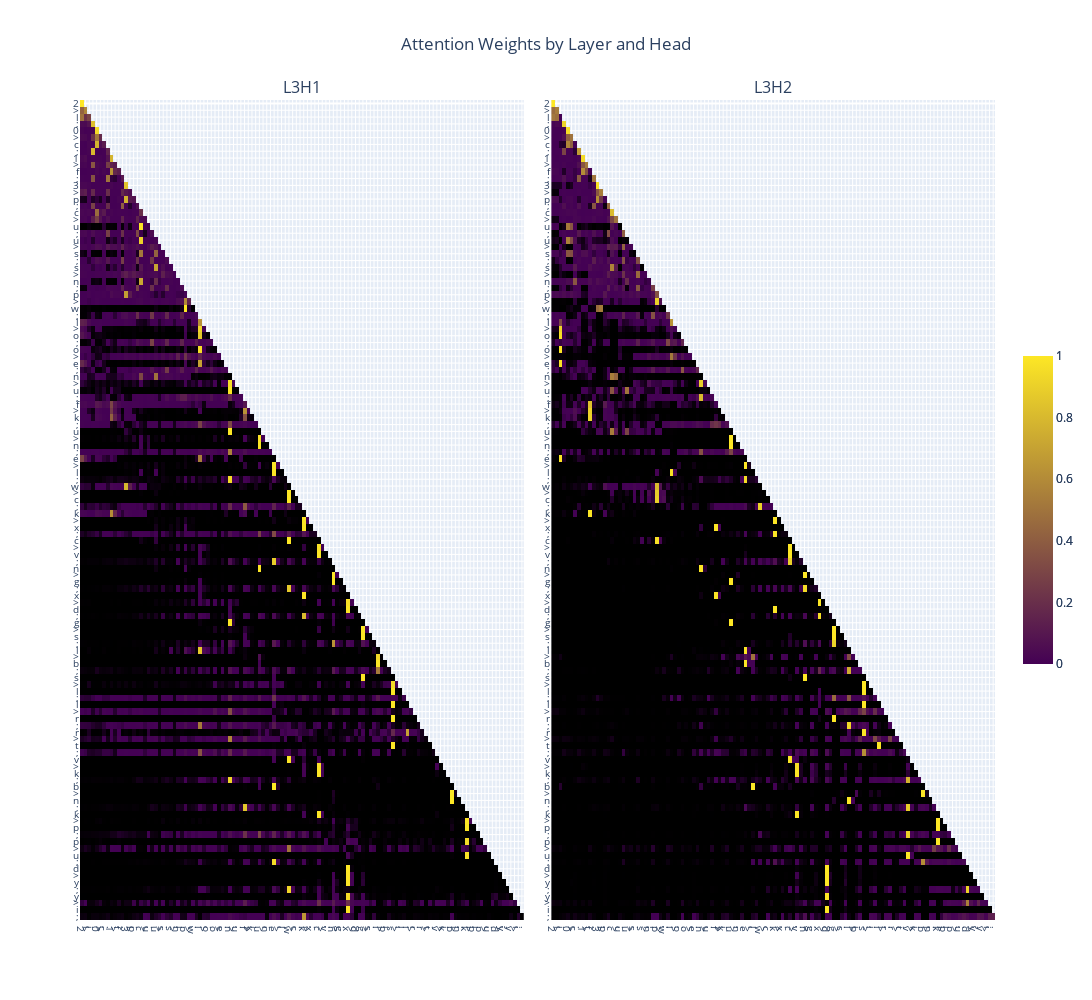

The cell this chart's notebook holds for it:
### Markdown cell above
### Layer 3

### Code cell
weights = [attn_weight.detach().cpu().numpy()[0] for attn_weight in attn_weights]
plotly_fig = get_fig(weights, list(prompt), selected_layers=[2], selected_heads=[0, 1], selected_x_toks=list(range(120)), selected_y_toks=list(range(120)))
plotly_fig.show()

### Figure 1 — Plotly figure (JSON) as saved in the notebook; plotly's stock layout.template omitted (floating-point values rounded to 4 significant figures; data arrays with more than 128 entries replaced by an {"elided": "..."} marker saying what was removed)
{"data": [{"colorbar": {"len": 0.4}, "colorscale": [[0, "black"], [0.001, "rgb(68,1,84)"], [1, "rgb(253,231,37)"]], "type": "heatmap", "x": [0, 1, 2, 3, 4, 5, 6, 7, 8, 9, 10, 11, 12, 13, 14, 15, 16, 17, 18, 19, 20, 21, 22, 23, 24, 25, 26, 27, 28, 29, 30, 31, 32, 33, 34, 35, 36, 37, 38, 39, 40, 41, 42, 43, 44, 45, 46, 47, 48, 49, 50, 51, 52, 53, 54, 55, 56, 57, 58, 59, 60, 61, 62, 63, 64, 65, 66, 67, 68, 69, 70, 71, 72, 73, 74, 75, 76, 77, 78, 79, 80, 81, 82, 83, 84, 85, 86, 87, 88, 89, 90, 91, 92, 93, 94, 95, 96, 97, 98, 99, 100, 101, 102, 103, 104, 105, 106, 107, 108, 109, 110, 111, 112, 113, 114, 115, 116, 117, 118, 119], "xaxis": "x", "y": [0, 1, 2, 3, 4, 5, 6, 7, 8, 9, 10, 11, 12, 13, 14, 15, 16, 17, 18, 19, 20, 21, 22, 23, 24, 25, 26, 27, 28, 29, 30, 31, 32, 33, 34, 35, 36, 37, 38, 39, 40, 41, 42, 43, 44, 45, 46, 47, 48, 49, 50, 51, 52, 53, 54, 55, 56, 57, 58, 59, 60, 61, 62, 63, 64, 65, 66, 67, 68, 69, 70, 71, 72, 73, 74, 75, 76, 77, 78, 79, 80, 81, 82, 83, 84, 85, 86, 87, 88, 89, 90, 91, 92, 93, 94, 95, 96, 97, 98, 99, 100, 101, 102, 103, 104, 105, 106, 107, 108, 109, 110, 111, 112, 113, 114, 115, 116, 117, 118, 119], "yaxis": "y", "z": {"elided": "120x120 float values"}, "zmax": 1, "zmin": 0}, {"colorbar": {"len": 0.4}, "colorscale": [[0, "black"], [0.001, "rgb(68,1,84)"], [1, "rgb(253,231,37)"]], "type": "heatmap", "x": [0, 1, 2, 3, 4, 5, 6, 7, 8, 9, 10, 11, 12, 13, 14, 15, 16, 17, 18, 19, 20, 21, 22, 23, 24, 25, 26, 27, 28, 29, 30, 31, 32, 33, 34, 35, 36, 37, 38, 39, 40, 41, 42, 43, 44, 45, 46, 47, 48, 49, 50, 51, 52, 53, 54, 55, 56, 57, 58, 59, 60, 61, 62, 63, 64, 65, 66, 67, 68, 69, 70, 71, 72, 73, 74, 75, 76, 77, 78, 79, 80, 81, 82, 83, 84, 85, 86, 87, 88, 89, 90, 91, 92, 93, 94, 95, 96, 97, 98, 99, 100, 101, 102, 103, 104, 105, 106, 107, 108, 109, 110, 111, 112, 113, 114, 115, 116, 117, 118, 119], "xaxis": "x2", "y": [0, 1, 2, 3, 4, 5, 6, 7, 8, 9, 10, 11, 12, 13, 14, 15, 16, 17, 18, 19, 20, 21, 22, 23, 24, 25, 26, 27, 28, 29, 30, 31, 32, 33, 34, 35, 36, 37, 38, 39, 40, 41, 42, 43, 44, 45, 46, 47, 48, 49, 50, 51, 52, 53, 54, 55, 56, 57, 58, 59, 60, 61, 62, 63, 64, 65, 66, 67, 68, 69, 70, 71, 72, 73, 74, 75, 76, 77, 78, 79, 80, 81, 82, 83, 84, 85, 86, 87, 88, 89, 90, 91, 92, 93, 94, 95, 96, 97, 98, 99, 100, 101, 102, 103, 104, 105, 106, 107, 108, 109, 110, 111, 112, 113, 114, 115, 116, 117, 118, 119], "yaxis": "y2", "z": {"elided": "120x120 float values"}, "zmax": 1, "zmin": 0}], "layout": {"annotations": [{"font": {"size": 16}, "showarrow": false, "text": "L3H1", "x": 0.2425, "xanchor": "center", "xref": "paper", "y": 1, "yanchor": "bottom", "yref": "paper"}, {"font": {"size": 16}, "showarrow": false, "text": "L3H2", "x": 0.7575, "xanchor": "center", "xref": "paper", "y": 1, "yanchor": "bottom", "yref": "paper"}], "height": 1000, "showlegend": false, "title": {"text": "Attention Weights by Layer and Head", "x": 0.5}, "width": 2000, "xaxis": {"anchor": "y", "domain": [0, 0.485], "tickfont": {"size": 10}, "tickmode": "array", "ticktext": ["2", ">", "l", ";", "0", ">", "c", ";", "1", ">", "f", ";", "3", ">", "p", ";", "c", ">", "u", ";", "u", ">", "s", ";", "s", ">", "n", ";", "p", ">", "w", ";", "l", ">", "o", ";", "o", ">", "e", ";", "n", ">", "u", ";", "f", ">", "k", ";", "u", ">", "n", ";", "e", ">", "l", ";", "w", ">", "c", ";", "k", ">", "x", ";", "c", ">", "v", ";", "n", ">", "g", ";", "x", ">", "d", ";", "g", ">", "s", ";", "l", ">", "b", ";", "s", ">", "l", ";", "l", ">", "r", ";", "r", ">", "t", ";", "v", ">", "k", ";", "b", ">", "n", ";", "k", ">", "p", ";", "p", ">", "u", ";", "d", ">", "y", ";", "y", ">", "i", ";"], "tickvals": [0, 1, 2, 3, 4, 5, 6, 7, 8, 9, 10, 11, 12, 13, 14, 15, 16, 17, 18, 19, 20, 21, 22, 23, 24, 25, 26, 27, 28, 29, 30, 31, 32, 33, 34, 35, 36, 37, 38, 39, 40, 41, 42, 43, 44, 45, 46, 47, 48, 49, 50, 51, 52, 53, 54, 55, 56, 57, 58, 59, 60, 61, 62, 63, 64, 65, 66, 67, 68, 69, 70, 71, 72, 73, 74, 75, 76, 77, 78, 79, 80, 81, 82, 83, 84, 85, 86, 87, 88, 89, 90, 91, 92, 93, 94, 95, 96, 97, 98, 99, 100, 101, 102, 103, 104, 105, 106, 107, 108, 109, 110, 111, 112, 113, 114, 115, 116, 117, 118, 119], "type": "linear"}, "xaxis2": {"anchor": "y2", "domain": [0.515, 1], "tickfont": {"size": 10}, "tickmode": "array", "ticktext": ["2", ">", "l", ";", "0", ">", "c", ";", "1", ">", "f", ";", "3", ">", "p", ";", "c", ">", "u", ";", "u", ">", "s", ";", "s", ">", "n", ";", "p", ">", "w", ";", "l", ">", "o", ";", "o", ">", "e", ";", "n", ">", "u", ";", "f", ">", "k", ";", "u", ">", "n", ";", "e", ">", "l", ";", "w", ">", "c", ";", "k", ">", "x", ";", "c", ">", "v", ";", "n", ">", "g", ";", "x", ">", "d", ";", "g", ">", "s", ";", "l", ">", "b", ";", "s", ">", "l", ";", "l", ">", "r", ";", "r", ">", "t", ";", "v", ">", "k", ";", "b", ">", "n", ";", "k", ">", "p", ";", "p", ">", "u", ";", "d", ">", "y", ";", "y", ">", "i", ";"], "tickvals": [0, 1, 2, 3, 4, 5, 6, 7, 8, 9, 10, 11, 12, 13, 14, 15, 16, 17, 18, 19, 20, 21, 22, 23, 24, 25, 26, 27, 28, 29, 30, 31, 32, 33, 34, 35, 36, 37, 38, 39, 40, 41, 42, 43, 44, 45, 46, 47, 48, 49, 50, 51, 52, 53, 54, 55, 56, 57, 58, 59, 60, 61, 62, 63, 64, 65, 66, 67, 68, 69, 70, 71, 72, 73, 74, 75, 76, 77, 78, 79, 80, 81, 82, 83, 84, 85, 86, 87, 88, 89, 90, 91, 92, 93, 94, 95, 96, 97, 98, 99, 100, 101, 102, 103, 104, 105, 106, 107, 108, 109, 110, 111, 112, 113, 114, 115, 116, 117, 118, 119], "type": "linear"}, "yaxis": {"anchor": "x", "autorange": "reversed", "domain": [0, 1], "tickfont": {"size": 10}, "tickmode": "array", "ticktext": ["2", ">", "l", ";", "0", ">", "c", ";", "1", ">", "f", ";", "3", ">", "p", ";", "c", ">", "u", ";", "u", ">", "s", ";", "s", ">", "n", ";", "p", ">", "w", ";", "l", ">", "o", ";", "o", ">", "e", ";", "n", ">", "u", ";", "f", ">", "k", ";", "u", ">", "n", ";", "e", ">", "l", ";", "w", ">", "c", ";", "k", ">", "x", ";", "c", ">", "v", ";", "n", ">", "g", ";", "x", ">", "d", ";", "g", ">", "s", ";", "l", ">", "b", ";", "s", ">", "l", ";", "l", ">", "r", ";", "r", ">", "t", ";", "v", ">", "k", ";", "b", ">", "n", ";", "k", ">", "p", ";", "p", ">", "u", ";", "d", ">", "y", ";", "y", ">", "i", ";"], "tickvals": [0, 1, 2, 3, 4, 5, 6, 7, 8, 9, 10, 11, 12, 13, 14, 15, 16, 17, 18, 19, 20, 21, 22, 23, 24, 25, 26, 27, 28, 29, 30, 31, 32, 33, 34, 35, 36, 37, 38, 39, 40, 41, 42, 43, 44, 45, 46, 47, 48, 49, 50, 51, 52, 53, 54, 55, 56, 57, 58, 59, 60, 61, 62, 63, 64, 65, 66, 67, 68, 69, 70, 71, 72, 73, 74, 75, 76, 77, 78, 79, 80, 81, 82, 83, 84, 85, 86, 87, 88, 89, 90, 91, 92, 93, 94, 95, 96, 97, 98, 99, 100, 101, 102, 103, 104, 105, 106, 107, 108, 109, 110, 111, 112, 113, 114, 115, 116, 117, 118, 119], "type": "linear"}, "yaxis2": {"anchor": "x2", "autorange": "reversed", "domain": [0, 1], "tickfont": {"size": 10}, "tickmode": "array", "ticktext": ["2", ">", "l", ";", "0", ">", "c", ";", "1", ">", "f", ";", "3", ">", "p", ";", "c", ">", "u", ";", "u", ">", "s", ";", "s", ">", "n", ";", "p", ">", "w", ";", "l", ">", "o", ";", "o", ">", "e", ";", "n", ">", "u", ";", "f", ">", "k", ";", "u", ">", "n", ";", "e", ">", "l", ";", "w", ">", "c", ";", "k", ">", "x", ";", "c", ">", "v", ";", "n", ">", "g", ";", "x", ">", "d", ";", "g", ">", "s", ";", "l", ">", "b", ";", "s", ">", "l", ";", "l", ">", "r", ";", "r", ">", "t", ";", "v", ">", "k", ";", "b", ">", "n", ";", "k", ">", "p", ";", "p", ">", "u", ";", "d", ">", "y", ";", "y", ">", "i", ";"], "tickvals": [0, 1, 2, 3, 4, 5, 6, 7, 8, 9, 10, 11, 12, 13, 14, 15, 16, 17, 18, 19, 20, 21, 22, 23, 24, 25, 26, 27, 28, 29, 30, 31, 32, 33, 34, 35, 36, 37, 38, 39, 40, 41, 42, 43, 44, 45, 46, 47, 48, 49, 50, 51, 52, 53, 54, 55, 56, 57, 58, 59, 60, 61, 62, 63, 64, 65, 66, 67, 68, 69, 70, 71, 72, 73, 74, 75, 76, 77, 78, 79, 80, 81, 82, 83, 84, 85, 86, 87, 88, 89, 90, 91, 92, 93, 94, 95, 96, 97, 98, 99, 100, 101, 102, 103, 104, 105, 106, 107, 108, 109, 110, 111, 112, 113, 114, 115, 116, 117, 118, 119], "type": "linear"}}}
